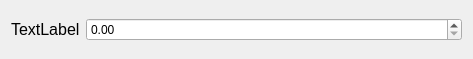
<?xml version="1.0" encoding="UTF-8"?>
<ui version="4.0">
 <class>ThresholdField</class>
 <widget class="QWidget" name="ThresholdField">
  <property name="geometry">
   <rect>
    <x>0</x>
    <y>0</y>
    <width>473</width>
    <height>59</height>
   </rect>
  </property>
  <property name="sizePolicy">
   <sizepolicy hsizetype="Expanding" vsizetype="Expanding">
    <horstretch>0</horstretch>
    <verstretch>0</verstretch>
   </sizepolicy>
  </property>
  <property name="windowTitle">
   <string>ThresholdField</string>
  </property>
  <layout class="QHBoxLayout" name="horizontalLayout">
   <item>
    <widget class="QLabel" name="column_name">
     <property name="font">
      <font>
       <pointsize>12</pointsize>
      </font>
     </property>
     <property name="text">
      <string>TextLabel</string>
     </property>
    </widget>
   </item>
   <item>
    <widget class="QDoubleSpinBox" name="threshold_value">
     <property name="sizePolicy">
      <sizepolicy hsizetype="MinimumExpanding" vsizetype="Fixed">
       <horstretch>0</horstretch>
       <verstretch>0</verstretch>
      </sizepolicy>
     </property>
    </widget>
   </item>
  </layout>
 </widget>
 <resources/>
 <connections/>
</ui>
